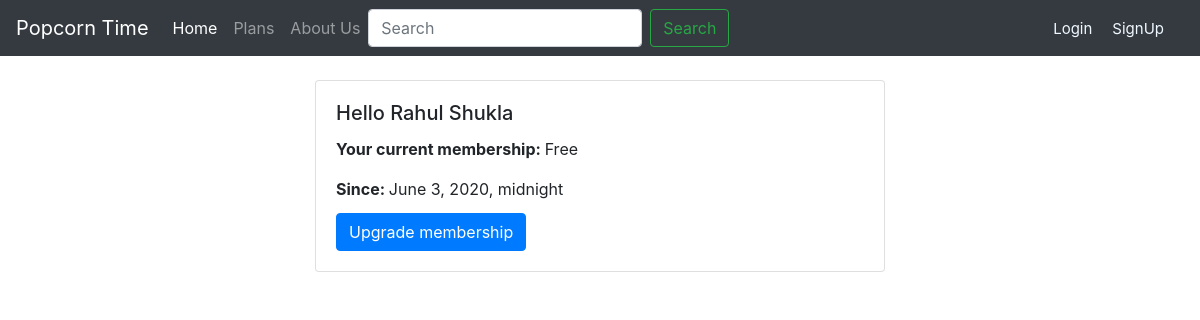
Page /profile/ (signed in) on the earlier database version.
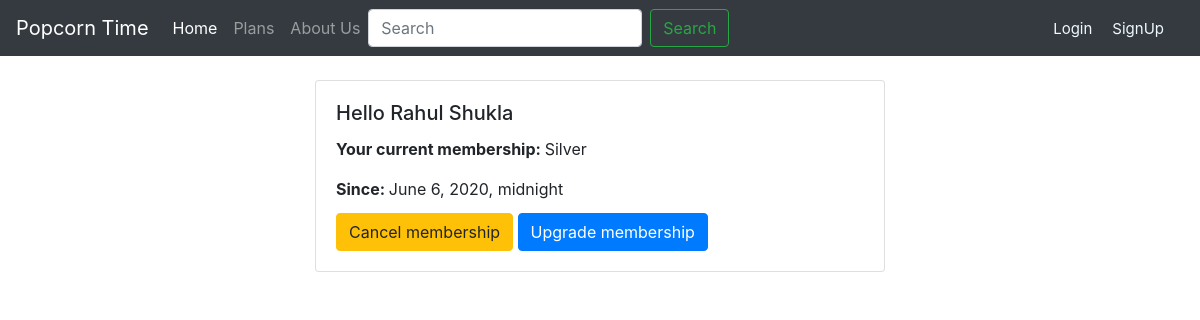
Same page on the later database version.
### membership/models.py (models this page shows, shortened)
class Membership(models.Model):
    membership_type = models.CharField(choices=MEMBERSHIP_CHOICES, max_length=50, default='Free')
    desc = models.TextField(null=True)
    price = models.IntegerField(default=15)
    def __str__(self):
        return self.membership_type

class UserMembership(models.Model):
    user = models.OneToOneField(User, on_delete=models.CASCADE)
    membership = models.ForeignKey(Membership, on_delete=models.SET_NULL, null=True, default=1)
    date_added = models.DateTimeField(default=datetime.now, null=True)
    expired = models.BooleanField(default=False, null=True)

### membership/views.py (the view)
# urls.py: path('profile/', views.userProfile, name='profile'),
@login_required(login_url='login')
def userProfile(request):
    curr_user = UserMembership.objects.get(user=request.user)
    membership = str(curr_user.membership)
    context = {'user':curr_user, 'membership':membership}
    return render(request, 'membership/profile.html', context)

### membership/templates/membership/profile.html (shortened to what this page needs)
{% extends 'membership/base.html' %}
{% block content %}
{% include 'membership/navbar.html' %}
    <div class="container mt-4 col-lg-6">
        <div class="card">
            <div class="card-body">
                <h5 class="card-title">Hello {{request.user.first_name|title}} {{request.user.last_name|title}}</h5>
                <p class="card-text"><strong>Your current membership: </strong>{{membership}}</p>
                <p class="card-title"><strong>Since: </strong>{{user.date_added}}</p>
                {% if membership == 'Free' %}
                    <a class="btn btn-primary" href="{% url 'buy_subs' %}">Upgrade membership</a>
                {% elif membership == 'Silver' %}
                    <a class="btn btn-warning" href="{% url 'cancel' %}">Cancel membership</a>
                    <a class="btn btn-primary" href="{% url 'buy_subs' %}">Upgrade membership</a>
                {% else %}
                    <a class="btn btn-warning" href="{% url 'cancel' %}">Cancel membership</a>
                {% endif %}
            </div>
        </div>
    </div>
{% endblock %}

### membership/templates/membership/base.html (shortened to what this page needs)
<!doctype html>
<html lang="en">
  <head>
    <link rel="stylesheet" href="https://stackpath.bootstrapcdn.com/bootstrap/4.4.1/css/bootstrap.min.css">
  </head>
  <body>
    {% block content %}
    {% endblock %}
  </body>
</html>

### membership/templates/membership/navbar.html (shortened to what this page needs)
  <nav class="navbar navbar-expand-lg navbar-dark bg-dark">
      <a class="navbar-brand" href="{% url 'home' %}">Popcorn Time</a>
      <div class="collapse navbar-collapse" id="navbarNav">
        <ul class="navbar-nav">
          <li class="nav-item active">
            <a class="nav-link" href="{% url 'home' %}">Home</a>
          </li>
          <li class="nav-item">
            <a class="nav-link" href="{% url 'buy_subs' %}">Plans</a>
          </li>
          <li class="nav-item">
            <a class="nav-link" href="#">About Us</a>
          </li>
        </ul>
        <form class="form-inline my-2 my-lg-0" action="{% url 'search' %}" method="GET">
          <input class="form-control mr-sm-2" type="search" placeholder="Search" aria-label="Search" name="entered">
          <button class="btn btn-outline-success my-2 my-sm-0" type="submit">Search</button>
        </form>
      </div>
      {% if user.is_authenticated %}
      <span class="hello-user">Hello {{request.user.first_name|title}}</span>
      <span><a class="hello-user" href="{% url 'logout' %}">Logout</a></span>
      {% else %}
    <span><a class="hello-user" href="{% url 'login' %}">Login</a></span>
    <span><a class="hello-user" href="{% url 'register' %}">SignUp</a></span>
    {% endif %}
    </nav>

### membership/templates/membership/navbar.html (style rules this page uses)
.hello-user { font-size: 15px; color: aliceblue; margin-right: 20px; }

Differences in the rows shown:
no longer on this page (row unchanged): Membership: membership_type "Free"
now on this page (row unchanged): Membership: membership_type "Silver"
changed UserMembership: date_added "June 3, 2020, midnight" → "June 6, 2020, midnight"
Other differences:
text now shown: "Cancel membership"
